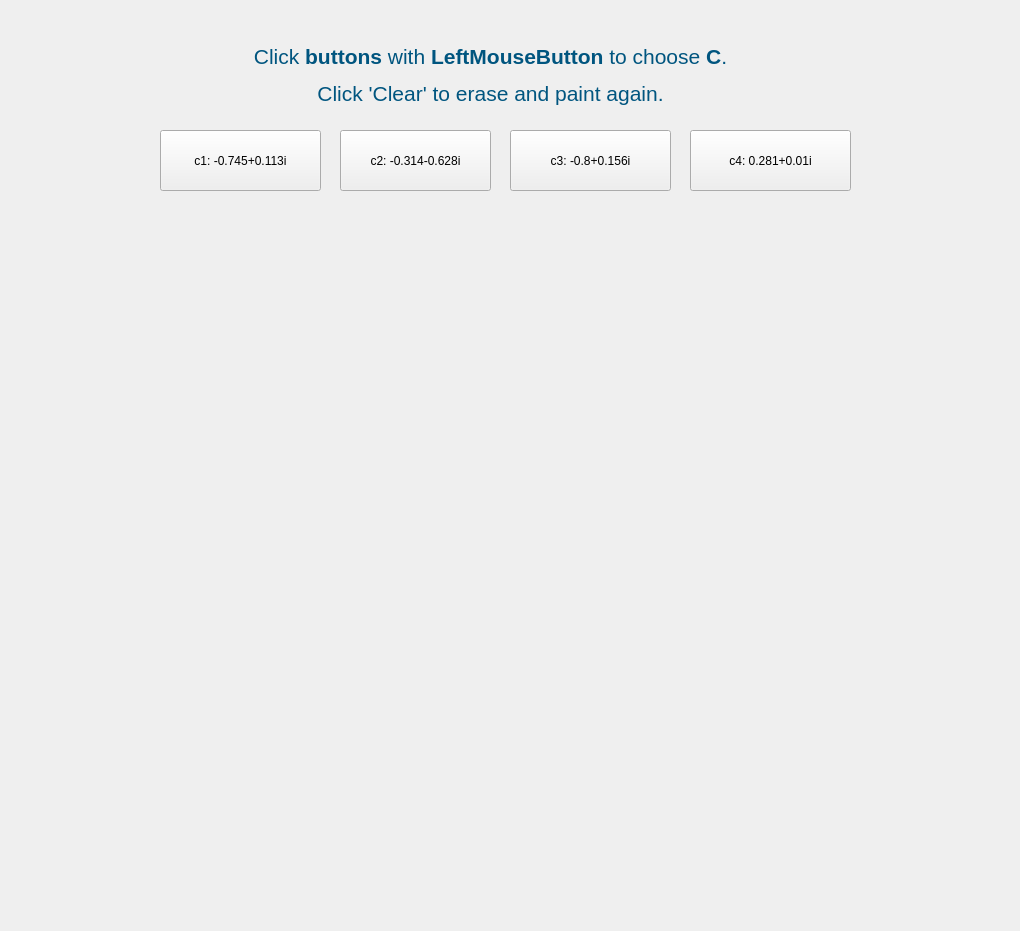
<?xml version="1.0" encoding="UTF-8"?>
<ui version="4.0">
 <class>Julia</class>
 <widget class="QWidget" name="Julia">
  <property name="geometry">
   <rect>
    <x>0</x>
    <y>0</y>
    <width>1020</width>
    <height>931</height>
   </rect>
  </property>
  <property name="windowTitle">
   <string>Form</string>
  </property>
  <widget class="QPushButton" name="cThree">
   <property name="geometry">
    <rect>
     <x>510</x>
     <y>130</y>
     <width>161</width>
     <height>61</height>
    </rect>
   </property>
   <property name="text">
    <string>c3: -0.8+0.156i</string>
   </property>
  </widget>
  <widget class="QPushButton" name="cOne">
   <property name="geometry">
    <rect>
     <x>160</x>
     <y>130</y>
     <width>161</width>
     <height>61</height>
    </rect>
   </property>
   <property name="text">
    <string>c1: -0.745+0.113i</string>
   </property>
  </widget>
  <widget class="QLabel" name="bsplinelabel">
   <property name="geometry">
    <rect>
     <x>210</x>
     <y>20</y>
     <width>561</width>
     <height>111</height>
    </rect>
   </property>
   <property name="frameShape">
    <enum>QFrame::NoFrame</enum>
   </property>
   <property name="frameShadow">
    <enum>QFrame::Sunken</enum>
   </property>
   <property name="text">
    <string>&lt;html&gt;&lt;head/&gt;&lt;body&gt;&lt;p align=&quot;center&quot;&gt;&lt;span style=&quot; font-size:16pt; color:#00557f;&quot;&gt;Click &lt;/span&gt;&lt;span style=&quot; font-size:16pt; font-weight:600; color:#00557f;&quot;&gt;buttons&lt;/span&gt;&lt;span style=&quot; font-size:16pt; color:#00557f;&quot;&gt; with &lt;/span&gt;&lt;span style=&quot; font-size:16pt; font-weight:600; color:#00557f;&quot;&gt;LeftMouseButton &lt;/span&gt;&lt;span style=&quot; font-size:16pt; color:#00557f;&quot;&gt;to choose &lt;/span&gt;&lt;span style=&quot; font-size:16pt; font-weight:600; color:#00557f;&quot;&gt;C&lt;/span&gt;&lt;span style=&quot; font-size:16pt; color:#00557f;&quot;&gt;.&lt;/span&gt;&lt;/p&gt;&lt;p align=&quot;center&quot;&gt;&lt;span style=&quot; font-size:16pt; color:#00557f;&quot;&gt;Click 'Clear' to erase and paint again.&lt;/span&gt;&lt;/p&gt;&lt;/body&gt;&lt;/html&gt;</string>
   </property>
  </widget>
  <widget class="QPushButton" name="cTwo">
   <property name="geometry">
    <rect>
     <x>340</x>
     <y>130</y>
     <width>151</width>
     <height>61</height>
    </rect>
   </property>
   <property name="text">
    <string>c2: -0.314-0.628i</string>
   </property>
  </widget>
  <widget class="QPushButton" name="cFour">
   <property name="geometry">
    <rect>
     <x>690</x>
     <y>130</y>
     <width>161</width>
     <height>61</height>
    </rect>
   </property>
   <property name="text">
    <string>c4: 0.281+0.01i</string>
   </property>
  </widget>
 </widget>
 <resources/>
 <connections>
  <connection>
   <sender>cOne</sender>
   <signal>clicked()</signal>
   <receiver>Julia</receiver>
   <slot>Cone_click()</slot>
   <hints>
    <hint type="sourcelabel">
     <x>252</x>
     <y>190</y>
    </hint>
    <hint type="destinationlabel">
     <x>240</x>
     <y>208</y>
    </hint>
   </hints>
  </connection>
  <connection>
   <sender>cTwo</sender>
   <signal>clicked()</signal>
   <receiver>Julia</receiver>
   <slot>Ctwo_click()</slot>
   <hints>
    <hint type="sourcelabel">
     <x>415</x>
     <y>184</y>
    </hint>
    <hint type="destinationlabel">
     <x>417</x>
     <y>213</y>
    </hint>
   </hints>
  </connection>
  <connection>
   <sender>cThree</sender>
   <signal>clicked()</signal>
   <receiver>Julia</receiver>
   <slot>Cthree_click()</slot>
   <hints>
    <hint type="sourcelabel">
     <x>587</x>
     <y>166</y>
    </hint>
    <hint type="destinationlabel">
     <x>587</x>
     <y>216</y>
    </hint>
   </hints>
  </connection>
  <connection>
   <sender>cFour</sender>
   <signal>clicked()</signal>
   <receiver>Julia</receiver>
   <slot>Cfour_click()</slot>
   <hints>
    <hint type="sourcelabel">
     <x>758</x>
     <y>177</y>
    </hint>
    <hint type="destinationlabel">
     <x>770</x>
     <y>216</y>
    </hint>
   </hints>
  </connection>
 </connections>
 <slots>
  <slot>Cone_click()</slot>
  <slot>Ctwo_click()</slot>
  <slot>Cthree_click()</slot>
  <slot>Cfour_click()</slot>
 </slots>
</ui>
